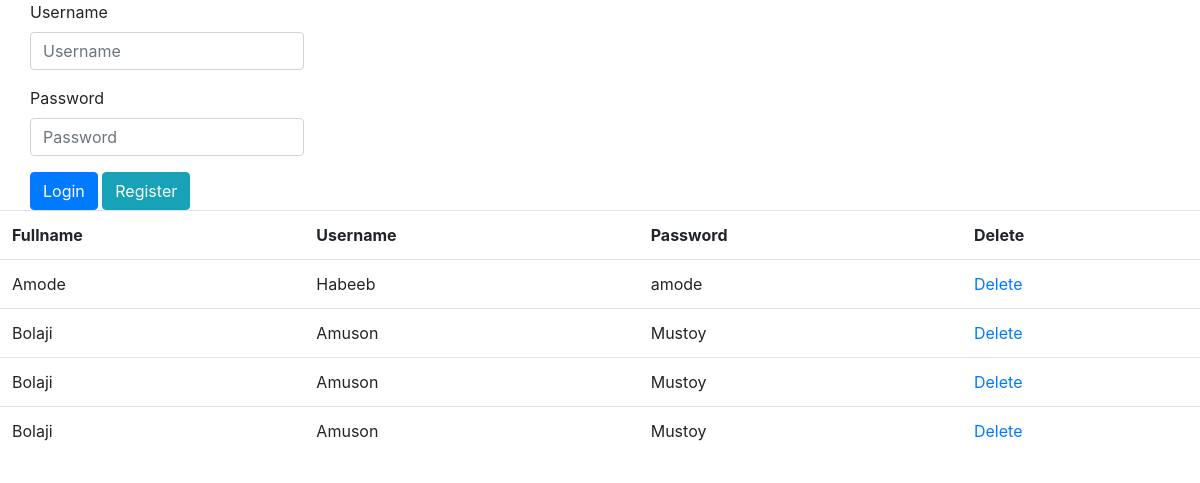
The page /login.php on the database its author committed.
### tables this page shows
CREATE TABLE `user` (
  `user_id` int(11) NOT NULL,
  `fullname` varchar(50) DEFAULT NULL,
  `username` varchar(50) DEFAULT NULL,
  `password` varchar(50) DEFAULT NULL
);

### lib/database.class.php (called while the page is built, shortened)
<?php
class Database
{
	private $host = "localhost";
	private $username = "root";
	private $password = "";
	private $databasename= "personnel_mgt";
	private $charset = "utf8mb4";
	protected $db;
	private $prepareVar;
	public function __construct()
	{
		$dsn ="mysql:host=$this->host;dbname=$this->databasename;charset=$this->charset";
		$option = [
			PDO::ATTR_ERRMODE => PDO::ERRMODE_EXCEPTION,
			PDO::ATTR_DEFAULT_FETCH_MODE => PDO::FETCH_ASSOC,
			PDO::ATTR_EMULATE_PREPARES => false
		];
		try
		{
			$this->db = new PDO($dsn,$this->username,$this->password,$option);
		}
		catch (\PDOException $e)
		{
			echo $e;
		}
	}
	public function prepareSql($_sql)
	{
		$this->prepareVar = $this->db->prepare($_sql);
	}
	public function execute(array $var = null)
	{
	 $a = $this->prepareVar->execute($var);
	 if($a)
	 {
	 	return True;
	 }
	 else
	 {
	 	return false;
	 }
	}
	public function fetchData()
	{
		$a = $this->prepareVar->fetchAll(PDO::FETCH_ASSOC);
		return $a;
	}
}
 ?>

### login.php (the view, shortened to what this page needs)
<!DOCTYPE html>
<html>
<head>
	<link rel="stylesheet" type="text/css" href="css/bootstrap.min.css">
</head>
<body>
	<?php
	$user = new User();
	 ?>
	<div class="container">
			<div class="row">
			<form method="POST">
			  <div class="form-group">
			    <label for="exampleInputPassword1">Username</label>
			    <input type="text" class="form-control" name="username" id="exampleInputPassword1" placeholder="Username">
			  </div>
			  <div class="form-group">
			    <label for="exampleInputPassword1">Password</label>
			    <input type="password" class="form-control" name="password" id="exampleInputPassword1" placeholder="Password">
			  </div>
			  <button type="submit" class="btn btn-primary" name="login">Login</button>
			  <a href="index.php" class="btn btn-info">Register</a>
				</form>
			</div>
	</div>
	<div>
			<table class="table">
			<?php
			$user->prepareSql("SELECT * FROM `user`");
			$user->execute();
			 ?>
				<tr>
					<th>Fullname</th>
					<th>Username</th>
					<th>Password</th>
					<th>Delete</th>
				</tr>
				<?php
				$rows = $user->fetchData();
					foreach ($rows as $row) {
				 ?>
				<tr>
					<td><?php echo $row['fullname'] ?></td>
					<td><?php echo $row['username']; ?></td>
					<td><?php echo $row['password']; ?></td>
					<td><a href="deleteuser.php?id=<?php echo $row['user_id'] ?>">Delete</a></td>
				<?php } ?>
				</tr>
			</table>
	</div>
</body>
</html>

### rows shown on the page
user: fullname "Amode", username "Habeeb", password "amode"
user: fullname "Bolaji", username "Amuson", password "Mustoy"
user: fullname "Bolaji", username "Amuson", password "Mustoy"
user: fullname "Bolaji", username "Amuson", password "Mustoy"
